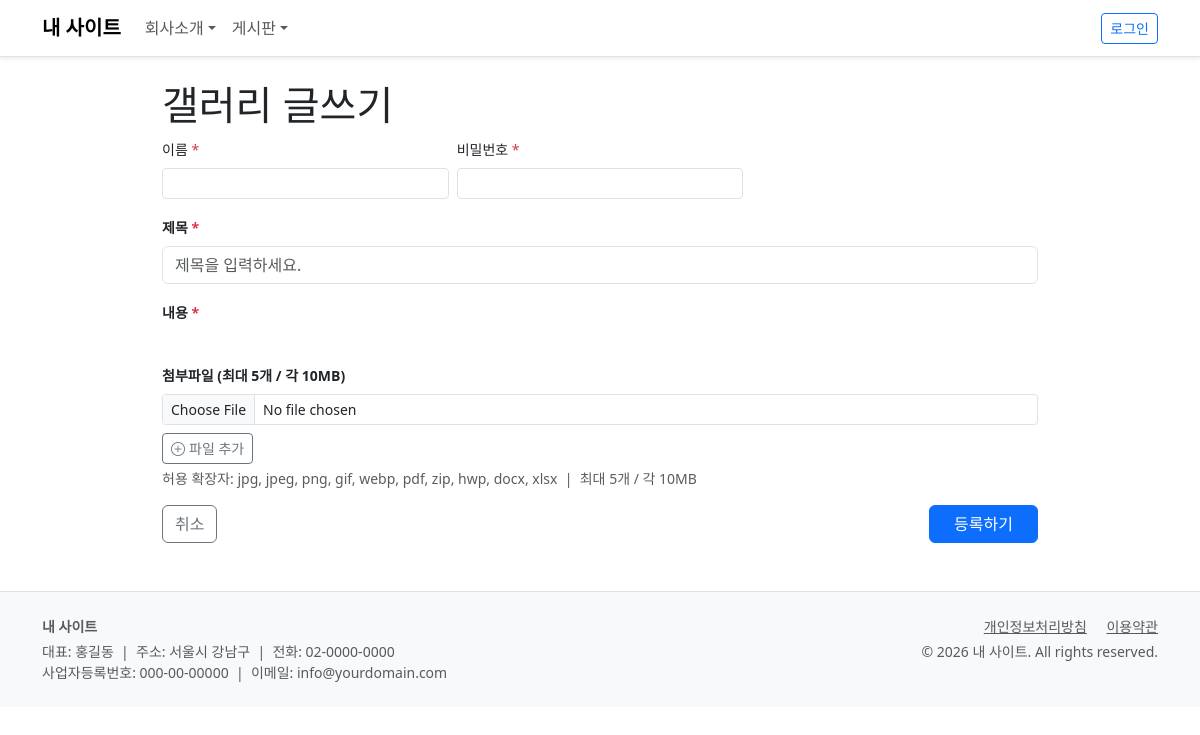
Page /board/write.php?board_slug=gallery on the committed database.
### tables this page shows
CREATE TABLE IF NOT EXISTS `boards` (
  `id`              INT UNSIGNED    NOT NULL AUTO_INCREMENT,
  `slug`            VARCHAR(100)    NOT NULL COMMENT 'URL용 영문 슬러그 (영숫자만)',
  `name`            VARCHAR(100)    NOT NULL COMMENT '게시판 이름',
  `type`            ENUM('general','gallery','qna') NOT NULL DEFAULT 'general',
  `description`     VARCHAR(500)    DEFAULT NULL,
  `sort_order`      INT             NOT NULL DEFAULT 0,
  `use_comment`     TINYINT(1)      NOT NULL DEFAULT 1,
  `use_file`        TINYINT(1)      NOT NULL DEFAULT 1,
  `file_max_size`   INT             NOT NULL DEFAULT 10 COMMENT 'MB',
  `file_max_count`  INT             NOT NULL DEFAULT 5,
  `use_turnstile`   TINYINT(1)      NOT NULL DEFAULT 1,
  `use_secret`      TINYINT(1)      NOT NULL DEFAULT 0,
  `write_auth`      ENUM('all','member','admin') NOT NULL DEFAULT 'all',
  `read_auth`       ENUM('all','member','admin') NOT NULL DEFAULT 'all',
  `posts_per_page`  INT             NOT NULL DEFAULT 15,
  `is_active`       TINYINT(1)      NOT NULL DEFAULT 1,
  `created_at`      DATETIME        NOT NULL DEFAULT CURRENT_TIMESTAMP,
  PRIMARY KEY (`id`),
  UNIQUE KEY `uk_slug` (`slug`)
);

### config/db.php (called while the page is built, shortened)
<?php
class DB
{
    private static $instance = null;
    private $pdo;
    private function __construct()
    {
        $dsn = sprintf('mysql:host=%s;dbname=%s;charset=%s', DB_HOST, DB_NAME, DB_CHARSET);
        $options = array(
            PDO::ATTR_ERRMODE            => PDO::ERRMODE_EXCEPTION,
            PDO::ATTR_DEFAULT_FETCH_MODE => PDO::FETCH_ASSOC,
            PDO::ATTR_EMULATE_PREPARES   => true,
            PDO::MYSQL_ATTR_INIT_COMMAND => "SET NAMES utf8mb4",
        );
        try {
            $this->pdo = new PDO($dsn, DB_USER, DB_PASS, $options);
        } catch (PDOException $e) {
            if (defined('DEBUG_MODE') && DEBUG_MODE) throw $e;
            die('데이터베이스 연결에 실패했습니다. config/config.php 의 DB 설정을 확인하세요.');
        }
    }
    public static function getInstance()
    {
        if (self::$instance === null) {
            self::$instance = new self();
        }
        return self::$instance;
    }
    public function fetch($sql, $params = array())
    {
        $stmt = $this->pdo->prepare($sql);
        $stmt->execute($params);
        $row = $stmt->fetch();
        return $row ? $row : null;
    }
}

### core/helpers.php (called while the page is built, shortened)
<?php
function e($str) {
    return htmlspecialchars((string)$str, ENT_QUOTES, 'UTF-8');
}

### core/Auth.php (called while the page is built, shortened)
<?php
class Auth
{
    public static function isAdmin() {
        return !empty($_SESSION[ADMIN_SESSION_KEY]);
    }
    public static function isMember() {
        return !empty($_SESSION[MEMBER_SESSION_KEY]);
    }
    public static function isLoggedIn() {
        return self::isAdmin() || self::isMember();
    }
}

### board/write.php (the view, shortened to what this page needs)
<?php
$db        = DB::getInstance();
$boardSlug = isset($_GET['board_slug']) ? $_GET['board_slug'] : '';
$board     = $db->fetch("SELECT * FROM boards WHERE slug = ? AND is_active = 1", array($boardSlug));
$exts         = array_map(function($e) { return '.' . $e; }, ALLOWED_EXTENSIONS);
require ROOT . '/includes/header.php';
?>
<link rel="stylesheet"
      href="https://uicdn.toast.com/editor/latest/toastui-editor.min.css">
<div class="container my-4" style="max-width:900px">
  <div class="page-header">
    <h1><?= e($board['name']) ?> 글쓰기</h1>
  </div>
  <form method="post" enctype="multipart/form-data" id="writeForm">
    <?php if (!Auth::isLoggedIn()): ?>
    <div class="row g-2 mb-3">
      <div class="col-sm-4">
        <label class="form-label small">이름 <span class="text-danger">*</span></label>
        <input type="text" name="author_name" class="form-control form-control-sm" required>
      </div>
      <div class="col-sm-4">
        <label class="form-label small">비밀번호 <span class="text-danger">*</span></label>
        <input type="password" name="author_pass" class="form-control form-control-sm" required>
      </div>
    </div>
    <?php endif; ?>
    <div class="mb-3">
      <label class="form-label small fw-bold">제목 <span class="text-danger">*</span></label>
      <input type="text" name="title" class="form-control"
             placeholder="제목을 입력하세요." required>
    </div>
    <div class="mb-3">
      <label class="form-label small fw-bold">내용 <span class="text-danger">*</span></label>
    </div>
    <?php if ($board['use_file']): ?>
    <div class="mb-3">
      <label class="form-label small fw-bold">
        첨부파일 (최대 <?= $board['file_max_count'] ?>개 / 각 <?= $board['file_max_size'] ?>MB)
      </label>
      <div id="fileInputList">
        <div class="d-flex align-items-center gap-2 mb-1 file-input-row">
          <input type="file" name="files[]"
                 class="form-control form-control-sm file-input-item"
                 accept="<?= implode(',', $exts) ?>">
        </div>
      </div>
      <button type="button" class="btn btn-sm btn-outline-secondary mt-1"
              id="addFileBtn"
              onclick="addFileInput()">
        <i class="bi bi-plus-circle me-1"></i>파일 추가
      </button>
      <div class="form-text mt-1">
        허용 확장자: <?= implode(', ', ALLOWED_EXTENSIONS) ?>
        &nbsp;|&nbsp; 최대 <?= $board['file_max_count'] ?>개 / 각 <?= $board['file_max_size'] ?>MB
      </div>
    </div>
    <?php endif; ?>
    <div class="d-flex justify-content-between">
      <a href="<?= SITE_URL ?>/board/<?= e($boardSlug) ?>"
         class="btn btn-outline-secondary">취소</a>
      <button type="submit" class="btn btn-primary px-4"
              onclick="return submitForm()">등록하기</button>
    </div>
  </form>
</div>
<?php require ROOT . '/includes/footer.php'; ?>

### rows in the picture
boards: name "갤러리", file_max_count "5", file_max_size "10"

### other values in the picture
defined('SITE_NAME_DB') ? SITE_NAME_DB : SITE_NAME "내 사이트"
implode(', ', ALLOWED_EXTENSIONS) "jpg, jpeg, png, gif, webp, pdf, zip, hwp, docx, xlsx"
